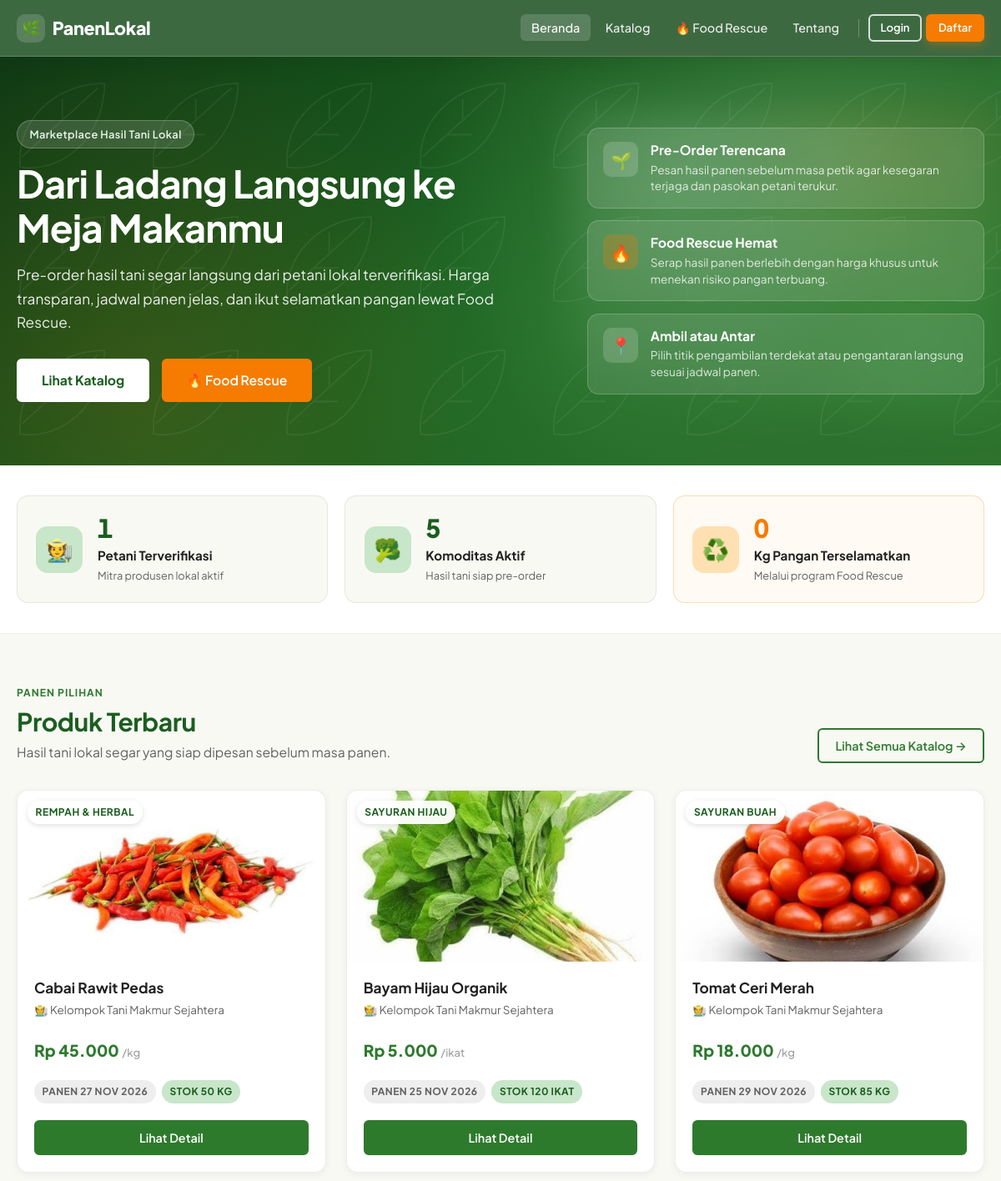
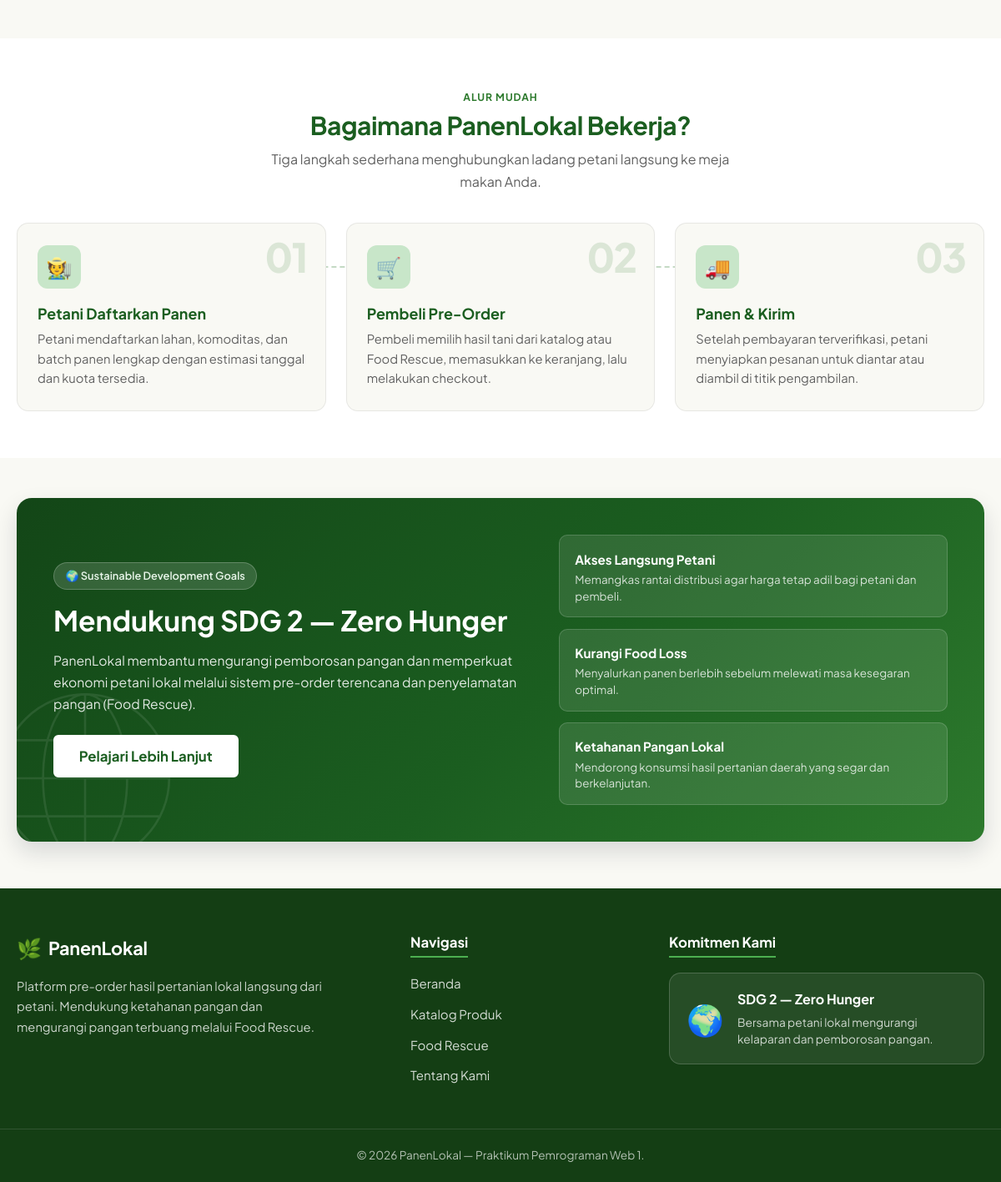
The page / on the database its author committed (2 pictures, top to bottom).
### tables this page shows
CREATE TABLE IF NOT EXISTS harvest_batches (
    id BIGINT UNSIGNED AUTO_INCREMENT PRIMARY KEY,
    commodity_id BIGINT UNSIGNED NOT NULL,
    land_id BIGINT UNSIGNED NULL,
    tanggal_estimasi_panen DATE NOT NULL,
    estimasi_jumlah DECIMAL(10,2) NOT NULL,
    stok_tersedia DECIMAL(10,2) NOT NULL,
    harga_normal DECIMAL(12,2) NOT NULL,
    rescue_aktif TINYINT(1) NOT NULL DEFAULT 0,
    harga_rescue DECIMAL(12,2) NULL,
    batas_rescue DATETIME NULL,
    status_batch ENUM('dibuka','siap_panen','habis','ditutup','dibatalkan') NOT NULL DEFAULT 'dibuka',
    created_at TIMESTAMP NOT NULL DEFAULT CURRENT_TIMESTAMP,
    updated_at TIMESTAMP NOT NULL DEFAULT CURRENT_TIMESTAMP ON UPDATE CURRENT_TIMESTAMP,
    INDEX idx_batches_commodity (commodity_id),
    INDEX idx_batches_land (land_id),
    INDEX idx_batches_status_date (status_batch, tanggal_estimasi_panen),
    INDEX idx_batches_rescue (rescue_aktif, batas_rescue),
    CONSTRAINT fk_batches_commodity FOREIGN KEY (commodity_id) REFERENCES commodities(id) ON UPDATE CASCADE ON DELETE RESTRICT,
    CONSTRAINT fk_batches_land FOREIGN KEY (land_id) REFERENCES lands(id) ON UPDATE CASCADE ON DELETE SET NULL
);

CREATE TABLE IF NOT EXISTS commodities (
    id BIGINT UNSIGNED AUTO_INCREMENT PRIMARY KEY,
    farmer_id BIGINT UNSIGNED NOT NULL,
    nama VARCHAR(120) NOT NULL,
    kategori VARCHAR(60) NOT NULL,
    deskripsi TEXT NULL,
    satuan VARCHAR(20) NOT NULL DEFAULT 'kg',
    gambar VARCHAR(255) NULL,
    status_komoditas ENUM('aktif','nonaktif') NOT NULL DEFAULT 'aktif',
    created_at TIMESTAMP NOT NULL DEFAULT CURRENT_TIMESTAMP,
    updated_at TIMESTAMP NOT NULL DEFAULT CURRENT_TIMESTAMP ON UPDATE CURRENT_TIMESTAMP,
    INDEX idx_commodities_farmer (farmer_id),
    INDEX idx_commodities_status (status_komoditas),
    CONSTRAINT fk_commodities_farmer FOREIGN KEY (farmer_id) REFERENCES farmer_profiles(id) ON UPDATE CASCADE ON DELETE RESTRICT
);

CREATE TABLE IF NOT EXISTS farmer_profiles (
    id BIGINT UNSIGNED AUTO_INCREMENT PRIMARY KEY,
    user_id BIGINT UNSIGNED NOT NULL UNIQUE,
    nama_usaha VARCHAR(120) NOT NULL,
    deskripsi TEXT NULL,
    status_verifikasi ENUM('menunggu','terverifikasi','ditolak') NOT NULL DEFAULT 'menunggu',
    created_at TIMESTAMP NOT NULL DEFAULT CURRENT_TIMESTAMP,
    CONSTRAINT fk_fp_user FOREIGN KEY (user_id) REFERENCES users(id) ON UPDATE CASCADE ON DELETE RESTRICT
);

### includes/functions.php (called while the page is built, shortened)
<?php
function format_rupiah($angka) {
    return 'Rp ' . number_format((float)$angka, 0, ',', '.');
}
function sanitize($str) {
    return htmlspecialchars((string)$str, ENT_QUOTES, 'UTF-8');
}
function get_rescue_label($rescue_aktif, $batas_rescue, $harga_rescue) {
    if (!$rescue_aktif || !$harga_rescue) return false;
    if ($batas_rescue && strtotime($batas_rescue) < time()) return false;
    return true;
}
function format_tanggal($tanggal, $format = 'd M Y') {
    return date($format, strtotime($tanggal));
}
?>

### index.php (the view, shortened to what this page needs)
<?php
require_once __DIR__ . '/config/koneksi.php';
require_once __DIR__ . '/includes/functions.php';
$stat_petani    = $conn->query("SELECT COUNT(*) FROM farmer_profiles WHERE status_verifikasi='terverifikasi'")->fetch_row()[0] ?? 0;
$stat_komoditas = $conn->query("SELECT COUNT(*) FROM commodities WHERE status_komoditas='aktif'")->fetch_row()[0] ?? 0;
$stat_rescue_kg = $conn->query("SELECT COALESCE(SUM(oi.quantity),0) FROM order_items oi JOIN orders o ON o.id=oi.order_id WHERE oi.is_rescue=1 AND o.status='selesai'")->fetch_row()[0] ?? 0;
$produk_terbaru = $conn->query("
    SELECT hb.id, c.nama, c.satuan, c.gambar, c.kategori,
           hb.harga_normal, hb.rescue_aktif, hb.harga_rescue, hb.batas_rescue,
           hb.tanggal_estimasi_panen, hb.stok_tersedia,
           fp.nama_usaha, u.nama_lengkap
    FROM harvest_batches hb
    JOIN commodities c ON c.id = hb.commodity_id
    JOIN farmer_profiles fp ON fp.id = c.farmer_id
    JOIN users u ON u.id = fp.user_id
    WHERE hb.status_batch = 'dibuka' AND c.status_komoditas = 'aktif' AND hb.stok_tersedia > 0
    ORDER BY hb.created_at DESC LIMIT 6
");
require_once __DIR__ . '/includes/header.php';
require_once __DIR__ . '/includes/navbar.php';
?>
<section class="hero-section">
    <div class="container">
        <div class="hero-grid">
            <div class="hero-content">
                <span class="hero-eyebrow">Marketplace Hasil Tani Lokal</span>
                <h1>Dari Ladang Langsung ke Meja Makanmu</h1>
                <p>Pre-order hasil tani segar langsung dari petani lokal terverifikasi. Harga transparan, jadwal panen jelas, dan ikut selamatkan pangan lewat Food Rescue.</p>
                <div class="hero-actions">
                    <a href="<?= BASE_URL ?>/katalog.php" class="btn btn-lg btn-hero-primary">Lihat Katalog</a>
                    <a href="<?= BASE_URL ?>/food_rescue.php" class="btn btn-lg btn-orange">🔥 Food Rescue</a>
                </div>
            </div>
            <div class="hero-highlights">
                <div class="hero-highlight-card">
                    <div class="hero-highlight-icon" aria-hidden="true">🌱</div>
                    <div>
                        <h3>Pre-Order Terencana</h3>
                        <p>Pesan hasil panen sebelum masa petik agar kesegaran terjaga dan pasokan petani terukur.</p>
                    </div>
                </div>
                <div class="hero-highlight-card">
                    <div class="hero-highlight-icon hero-highlight-icon-orange" aria-hidden="true">🔥</div>
                    <div>
                        <h3>Food Rescue Hemat</h3>
                        <p>Serap hasil panen berlebih dengan harga khusus untuk menekan risiko pangan terbuang.</p>
                    </div>
                </div>
                <div class="hero-highlight-card">
                    <div class="hero-highlight-icon" aria-hidden="true">📍</div>
                    <div>
                        <h3>Ambil atau Antar</h3>
                        <p>Pilih titik pengambilan terdekat atau pengantaran langsung sesuai jadwal panen.</p>
                    </div>
                </div>
            </div>
        </div>
    </div>
</section>
<section class="home-stats-section">
    <div class="container">
        <div class="home-stats-grid">
            <div class="home-stat-card">
                <div class="home-stat-icon" aria-hidden="true">🧑‍🌾</div>
                <div class="home-stat-info">
                    <div class="home-stat-value" data-countup="<?= (int)$stat_petani ?>"><?= (int)$stat_petani ?></div>
                    <div class="home-stat-label">Petani Terverifikasi</div>
                    <div class="home-stat-sub">Mitra produsen lokal aktif</div>
                </div>
            </div>
            <div class="home-stat-card">
                <div class="home-stat-icon" aria-hidden="true">🥦</div>
                <div class="home-stat-info">
                    <div class="home-stat-value" data-countup="<?= (int)$stat_komoditas ?>"><?= (int)$stat_komoditas ?></div>
                    <div class="home-stat-label">Komoditas Aktif</div>
                    <div class="home-stat-sub">Hasil tani siap pre-order</div>
                </div>
            </div>
            <div class="home-stat-card home-stat-card-accent">
                <div class="home-stat-icon home-stat-icon-orange" aria-hidden="true">♻️</div>
                <div class="home-stat-info">
                    <div class="home-stat-value" data-countup="<?= (int)round((float)$stat_rescue_kg) ?>"><?= number_format($stat_rescue_kg, 0, ',', '.') ?></div>
                    <div class="home-stat-label">Kg Pangan Terselamatkan</div>
                    <div class="home-stat-sub">Melalui program Food Rescue</div>
                </div>
            </div>
        </div>
    </div>
</section>
<section class="section home-section">
    <div class="container">
        <div class="section-header-home">
            <div>
                <span class="section-eyebrow">Panen Pilihan</span>
                <h2>Produk Terbaru</h2>
                <p>Hasil tani lokal segar yang siap dipesan sebelum masa panen.</p>
            </div>
            <a href="<?= BASE_URL ?>/katalog.php" class="btn btn-outline-primary">Lihat Semua Katalog →</a>
        </div>
        <?php if ($produk_terbaru && $produk_terbaru->num_rows > 0): ?>
        <div class="home-product-grid">
        <?php
        $shown_produk = 0;
        while ($shown_produk < 3 && ($p = $produk_terbaru->fetch_assoc())):
            $shown_produk++;
            $is_rescue = get_rescue_label($p['rescue_aktif'], $p['batas_rescue'], $p['harga_rescue']);
        ?>
            <article class="card card-product">
                <div class="card-img">
                    <?php if ($p['gambar'] && file_exists(dirname(__FILE__) . '/uploads/products/' . $p['gambar'])): ?>
                        <img src="<?= BASE_URL ?>/uploads/products/<?= sanitize($p['gambar']) ?>" alt="<?= sanitize($p['nama']) ?>">
                    <?php else: ?>
                        <span aria-hidden="true">🌾</span>
                    <?php endif; ?>
                    <div class="card-img-badges">
                        <span class="badge badge-category"><?= sanitize($p['kategori']) ?></span>
                    </div>
                </div>
                <div class="card-body">
                    <h3 class="card-title"><?= sanitize($p['nama']) ?></h3>
                    <div class="card-farmer">🧑‍🌾 <?= sanitize($p['nama_usaha']) ?></div>
                    <div class="card-price-wrap">
                        <?php if ($is_rescue): ?>
                            <div class="card-price card-price-rescue"><?= format_rupiah($p['harga_rescue']) ?> <span class="card-unit">/<?= sanitize($p['satuan']) ?></span></div>
                            <div class="card-price-normal-crossed"><?= format_rupiah($p['harga_normal']) ?></div>
                        <?php else: ?>
                            <div class="card-price"><?= format_rupiah($p['harga_normal']) ?> <span class="card-unit">/<?= sanitize($p['satuan']) ?></span></div>
                        <?php endif; ?>
                    </div>
                    <div class="card-meta">
                        <span class="badge badge-secondary">Panen <?= format_tanggal($p['tanggal_estimasi_panen']) ?></span>
                        <span class="badge badge-success">Stok <?= (float)$p['stok_tersedia'] ?> <?= sanitize($p['satuan']) ?></span>
                    </div>
                    <div class="card-actions">
                        <a href="<?= BASE_URL ?>/detail_produk.php?id=<?= $p['id'] ?>" class="btn btn-primary btn-block">Lihat Detail</a>
                    </div>
                </div>
            </article>
        <?php endwhile; ?>
        </div>
        <?php endif; ?>
    </div>
</section>
<section class="section home-steps-section">
    <div class="container">
        <div class="section-title">
            <span class="section-eyebrow">Alur Mudah</span>
            <h2>Bagaimana PanenLokal Bekerja?</h2>
            <p>Tiga langkah sederhana menghubungkan ladang petani langsung ke meja makan Anda.</p>
        </div>
        <div class="steps-grid">
            <div class="step-card">
                <div class="step-top">
                    <div class="step-icon" aria-hidden="true">🧑‍🌾</div>
                    <span class="step-num">01</span>
                </div>
                <h3>Petani Daftarkan Panen</h3>
                <p>Petani mendaftarkan lahan, komoditas, dan batch panen lengkap dengan estimasi tanggal dan kuota tersedia.</p>
            </div>
            <div class="step-card">
                <div class="step-top">
                    <div class="step-icon" aria-hidden="true">🛒</div>
                    <span class="step-num">02</span>
                </div>
                <h3>Pembeli Pre-Order</h3>
                <p>Pembeli memilih hasil tani dari katalog atau Food Rescue, memasukkan ke keranjang, lalu melakukan checkout.</p>
            </div>
            <div class="step-card">
                <div class="step-top">
                    <div class="step-icon" aria-hidden="true">🚚</div>
                    <span class="step-num">03</span>
                </div>
                <h3>Panen &amp; Kirim</h3>
                <p>Setelah pembayaran terverifikasi, petani menyiapkan pesanan untuk diantar atau diambil di titik pengambilan.</p>
            </div>
        </div>
    </div>
</section>
<section class="section home-sdg-section">
    <div class="container">
        <div class="sdg-banner-box">
            <div class="sdg-banner-content">
                <span class="sdg-pill">🌍 Sustainable Development Goals</span>
                <h2>Mendukung SDG 2 — Zero Hunger</h2>
                <p>PanenLokal membantu mengurangi pemborosan pangan dan memperkuat ekonomi petani lokal melalui sistem pre-order terencana dan penyelamatan pangan (Food Rescue).</p>
                <a href="<?= BASE_URL ?>/tentang.php" class="btn btn-lg btn-hero-primary">Pelajari Lebih Lanjut</a>
            </div>
            <div class="sdg-pillars">
                <div class="sdg-pillar-item">
                    <strong>Akses Langsung Petani</strong>
                    <span>Memangkas rantai distribusi agar harga tetap adil bagi petani dan pembeli.</span>
                </div>
                <div class="sdg-pillar-item">
                    <strong>Kurangi Food Loss</strong>
                    <span>Menyalurkan panen berlebih sebelum melewati masa kesegaran optimal.</span>
                </div>
                <div class="sdg-pillar-item">
                    <strong>Ketahanan Pangan Lokal</strong>
                    <span>Mendorong konsumsi hasil pertanian daerah yang segar dan berkelanjutan.</span>
                </div>
            </div>
        </div>
    </div>
</section>
<?php require_once __DIR__ . '/includes/footer.php'; ?>

### rows shown on the page
harvest_batches: commodity.gambar (picture), commodity.nama "Cabai Rawit Pedas", farmer_profiles.nama_usaha "Kelompok Tani Makmur Sejahtera", harga_normal "Rp 45.000", commodity.satuan "kg", tanggal_estimasi_panen "27 NOV 2026", stok_tersedia "50", commodity.satuan "KG"
harvest_batches: commodity.gambar (picture), commodity.nama "Bayam Hijau Organik", farmer_profiles.nama_usaha "Kelompok Tani Makmur Sejahtera", harga_normal "Rp 5.000", commodity.satuan "ikat", tanggal_estimasi_panen "25 NOV 2026", stok_tersedia "120", commodity.satuan "IKAT"
harvest_batches: commodity.gambar (picture), commodity.nama "Tomat Ceri Merah", farmer_profiles.nama_usaha "Kelompok Tani Makmur Sejahtera", harga_normal "Rp 18.000", commodity.satuan "kg", tanggal_estimasi_panen "29 NOV 2026", stok_tersedia "85", commodity.satuan "KG"

### other values the page prints
$stat_petani "1"
$stat_komoditas "5"
$stat_rescue_kg "0"
